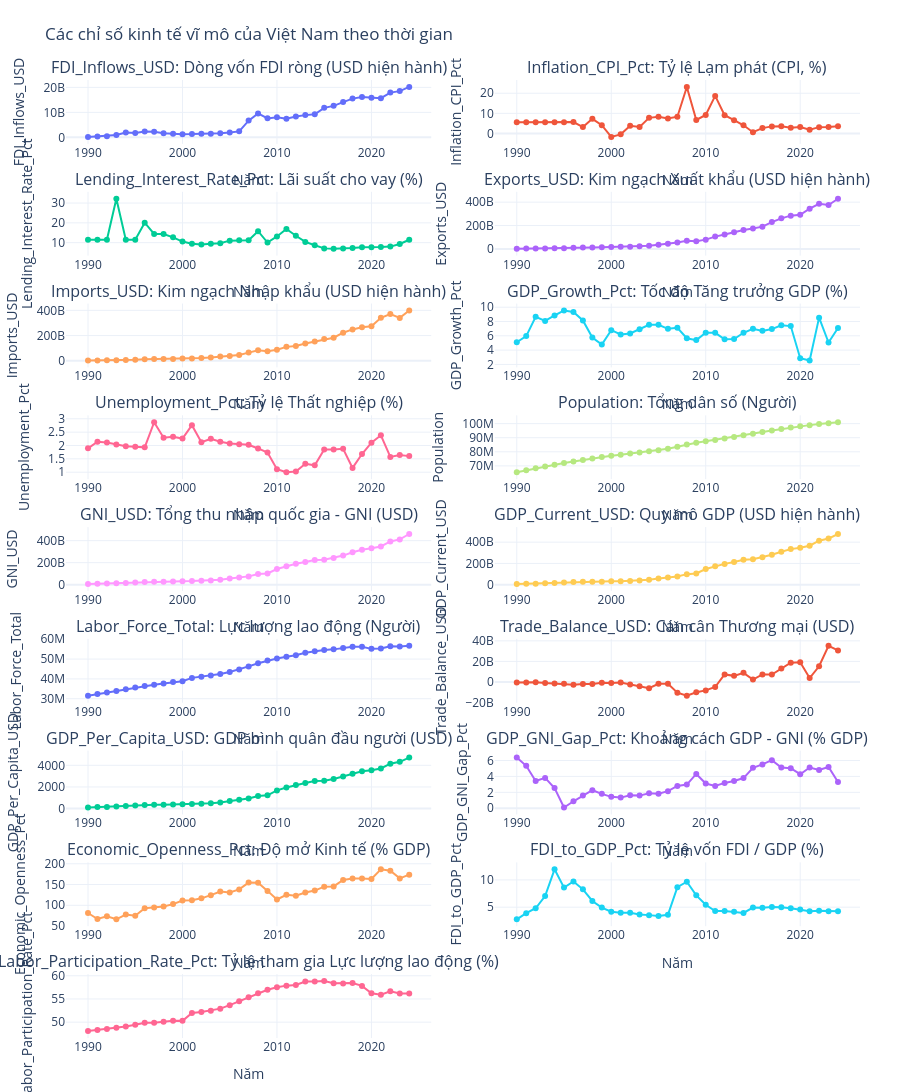

The notebook cell this image was saved under:
### Code cell
# Ve toan bo chi so theo thoi gian (Viet Nam)
file_path = "cleaned_data/VNM_macro_cleaned.csv"
df_all = pd.read_csv(file_path)

indicator_map = {
    "FDI_Inflows_USD": "Dòng vốn FDI ròng (USD hiện hành)",
    "Inflation_CPI_Pct": "Tỷ lệ Lạm phát (CPI, %)",
    "Lending_Interest_Rate_Pct": "Lãi suất cho vay (%)",
    "Exports_USD": "Kim ngạch Xuất khẩu (USD hiện hành)",
    "Imports_USD": "Kim ngạch Nhập khẩu (USD hiện hành)",
    "GDP_Growth_Pct": "Tốc độ Tăng trưởng GDP (%)",
    "Unemployment_Pct": "Tỷ lệ Thất nghiệp (%)",
    "Population": "Tổng dân số (Người)",
    "GNI_USD": "Tổng thu nhập quốc gia - GNI (USD)",
    "GDP_Current_USD": "Quy mô GDP (USD hiện hành)",
    "Labor_Force_Total": "Lực lượng lao động (Người)",
    "Trade_Balance_USD": "Cán cân Thương mại (USD)",
    "GDP_Per_Capita_USD": "GDP bình quân đầu người (USD)",
    "GDP_GNI_Gap_Pct": "Khoảng cách GDP - GNI (% GDP)",
    "Economic_Openness_Pct": "Độ mở Kinh tế (% GDP)",
    "FDI_to_GDP_Pct": "Tỷ lệ vốn FDI / GDP (%)",
    "Labor_Participation_Rate_Pct": "Tỷ lệ tham gia Lực lượng lao động (%)"
}

indicators = [col for col in indicator_map.keys() if col in df_all.columns]
cols = 2
rows = int(math.ceil(len(indicators) / cols))

fig = make_subplots(
    rows=rows, cols=cols,
    subplot_titles=[f"{col}: {indicator_map[col]}" for col in indicators],
    vertical_spacing=0.05,
    horizontal_spacing=0.08,
)

for i, col_name in enumerate(indicators):
    row = (i // cols) + 1
    col = (i % cols) + 1

    fig.add_trace(
        go.Scatter(
            x=df_all["Year"],
            y=df_all[col_name],
            mode="lines+markers",
            name=col_name,
            line=dict(width=2),
            hovertemplate="Nam: %{x}<br>Gia tri: %{y:,.2f}<extra></extra>",
            showlegend=False,
        ),
        row=row, col=col,
    )

    fig.update_xaxes(title_text="Năm", row=row, col=col)
    fig.update_yaxes(title_text=col_name, row=row, col=col)

fig.update_layout(
    height=300 * rows,
    title_text="Các chỉ số kinh tế vĩ mô của Việt Nam theo thời gian",
    template="plotly_white",
    margin=dict(l=60, r=40, t=80, b=40),
)

fig.show(config={"responsive": True})
fig.write_html("fig/VNM_Macro_Stats.html")

### Figure 1 — Plotly figure (JSON) as saved in the notebook; plotly's stock layout.template omitted (floating-point values rounded to 4 significant figures)
{"data": [{"hovertemplate": "Nam: %{x}<br>Gia tri: %{y:,.2f}<extra></extra>", "line": {"width": 2}, "mode": "lines+markers", "name": "FDI_Inflows_USD", "showlegend": false, "type": "scatter", "x": [1990, 1991, 1992, 1993, 1994, 1995, 1996, 1997, 1998, 1999, 2000, 2001, 2002, 2003, 2004, 2005, 2006, 2007, 2008, 2009, 2010, 2011, 2012, 2013, 2014, 2015, 2016, 2017, 2018, 2019, 2020, 2021, 2022, 2023, 2024], "xaxis": "x", "y": [180000000.0, 375200000.0, 473900000.0, 926300000.0, 1945000000.0, 1780000000.0, 2395000000.0, 2220000000.0, 1671000000.0, 1412000000.0, 1298000000.0, 1300000000.0, 1400000000.0, 1450000000.0, 1610000000.0, 1954000000.0, 2400000000.0, 6700000000.0, 9579000000.0, 7600000000.0, 8000000000.0, 7430000000.0, 8368000000.0, 8900000000.0, 9200000000.0, 11800000000.0, 12600000000.0, 14100000000.0, 15500000000.0, 16120000000.0, 15800000000.0, 15660000000.0, 17900000000.0, 18500000000.0, 20170000000.0], "yaxis": "y"}, {"hovertemplate": "Nam: %{x}<br>Gia tri: %{y:,.2f}<extra></extra>", "line": {"width": 2}, "mode": "lines+markers", "name": "Inflation_CPI_Pct", "showlegend": false, "type": "scatter", "x": [1990, 1991, 1992, 1993, 1994, 1995, 1996, 1997, 1998, 1999, 2000, 2001, 2002, 2003, 2004, 2005, 2006, 2007, 2008, 2009, 2010, 2011, 2012, 2013, 2014, 2015, 2016, 2017, 2018, 2019, 2020, 2021, 2022, 2023, 2024], "xaxis": "x2", "y": [5.611, 5.611, 5.611, 5.611, 5.611, 5.611, 5.675, 3.21, 7.266, 4.117, -1.71, -0.4315, 3.831, 3.235, 7.755, 8.285, 7.418, 8.344, 23.12, 6.717, 9.207, 18.68, 9.095, 6.593, 4.085, 0.6312, 2.668, 3.52, 3.54, 2.796, 3.221, 1.835, 3.157, 3.253, 3.621], "yaxis": "y2"}, {"hovertemplate": "Nam: %{x}<br>Gia tri: %{y:,.2f}<extra></extra>", "line": {"width": 2}, "mode": "lines+markers", "name": "Lending_Interest_Rate_Pct", "showlegend": false, "type": "scatter", "x": [1990, 1991, 1992, 1993, 1994, 1995, 1996, 1997, 1998, 1999, 2000, 2001, 2002, 2003, 2004, 2005, 2006, 2007, 2008, 2009, 2010, 2011, 2012, 2013, 2014, 2015, 2016, 2017, 2018, 2019, 2020, 2021, 2022, 2023, 2024], "xaxis": "x3", "y": [11.48, 11.48, 11.48, 32.18, 11.48, 11.48, 20.1, 14.42, 14.4, 12.7, 10.55, 9.42, 9.062, 9.48, 9.723, 11.03, 11.18, 11.18, 15.78, 10.07, 13.14, 16.95, 13.47, 10.37, 8.665, 7.117, 6.96, 7.067, 7.372, 7.707, 7.647, 7.811, 8.013, 9.323, 11.48], "yaxis": "y3"}, {"hovertemplate": "Nam: %{x}<br>Gia tri: %{y:,.2f}<extra></extra>", "line": {"width": 2}, "mode": "lines+markers", "name": "Exports_USD", "showlegend": false, "type": "scatter", "x": [1990, 1991, 1992, 1993, 1994, 1995, 1996, 1997, 1998, 1999, 2000, 2001, 2002, 2003, 2004, 2005, 2006, 2007, 2008, 2009, 2010, 2011, 2012, 2013, 2014, 2015, 2016, 2017, 2018, 2019, 2020, 2021, 2022, 2023, 2024], "xaxis": "x4", "y": [2332000000.0, 2972000000.0, 3428000000.0, 3786000000.0, 5540000000.0, 6804000000.0, 10080000000.0, 11570000000.0, 12200000000.0, 14330000000.0, 16810000000.0, 18000000000.0, 19190000000.0, 22420000000.0, 27130000000.0, 36710000000.0, 44940000000.0, 54590000000.0, 69720000000.0, 66370000000.0, 79750000000.0, 105600000000.0, 124100000000.0, 142800000000.0, 162500000000.0, 174500000000.0, 190500000000.0, 230000000000.0, 261800000000.0, 284700000000.0, 292500000000.0, 343900000000.0, 386200000000.0, 375100000000.0, 429500000000.0], "yaxis": "y4"}, {"hovertemplate": "Nam: %{x}<br>Gia tri: %{y:,.2f}<extra></extra>", "line": {"width": 2}, "mode": "lines+markers", "name": "Imports_USD", "showlegend": false, "type": "scatter", "x": [1990, 1991, 1992, 1993, 1994, 1995, 1996, 1997, 1998, 1999, 2000, 2001, 2002, 2003, 2004, 2005, 2006, 2007, 2008, 2009, 2010, 2011, 2012, 2013, 2014, 2015, 2016, 2017, 2018, 2019, 2020, 2021, 2022, 2023, 2024], "xaxis": "x5", "y": [2930000000.0, 3464000000.0, 3831000000.0, 4941000000.0, 7078000000.0, 8690000000.0, 12780000000.0, 13760000000.0, 14190000000.0, 15150000000.0, 17920000000.0, 18600000000.0, 21720000000.0, 26760000000.0, 33290000000.0, 38620000000.0, 46860000000.0, 65100000000.0, 83250000000.0, 76430000000.0, 88030000000.0, 110600000000.0, 116900000000.0, 136900000000.0, 153600000000.0, 172200000000.0, 183300000000.0, 222900000000.0, 248800000000.0, 266000000000.0, 273400000000.0, 340200000000.0, 371000000000.0, 339900000000.0, 398800000000.0], "yaxis": "y5"}, {"hovertemplate": "Nam: %{x}<br>Gia tri: %{y:,.2f}<extra></extra>", "line": {"width": 2}, "mode": "lines+markers", "name": "GDP_Growth_Pct", "showlegend": false, "type": "scatter", "x": [1990, 1991, 1992, 1993, 1994, 1995, 1996, 1997, 1998, 1999, 2000, 2001, 2002, 2003, 2004, 2005, 2006, 2007, 2008, 2009, 2010, 2011, 2012, 2013, 2014, 2015, 2016, 2017, 2018, 2019, 2020, 2021, 2022, 2023, 2024], "xaxis": "x6", "y": [5.101, 5.961, 8.646, 8.073, 8.839, 9.54, 9.34, 8.152, 5.764, 4.774, 6.787, 6.193, 6.321, 6.899, 7.536, 7.547, 6.978, 7.13, 5.662, 5.398, 6.423, 6.413, 5.505, 5.554, 6.422, 6.987, 6.69, 6.94, 7.465, 7.359, 2.865, 2.554, 8.538, 5.065, 7.091], "yaxis": "y6"}, {"hovertemplate": "Nam: %{x}<br>Gia tri: %{y:,.2f}<extra></extra>", "line": {"width": 2}, "mode": "lines+markers", "name": "Unemployment_Pct", "showlegend": false, "type": "scatter", "x": [1990, 1991, 1992, 1993, 1994, 1995, 1996, 1997, 1998, 1999, 2000, 2001, 2002, 2003, 2004, 2005, 2006, 2007, 2008, 2009, 2010, 2011, 2012, 2013, 2014, 2015, 2016, 2017, 2018, 2019, 2020, 2021, 2022, 2023, 2024], "xaxis": "x7", "y": [1.893, 2.14, 2.109, 2.037, 1.972, 1.955, 1.93, 2.87, 2.29, 2.33, 2.26, 2.76, 2.12, 2.25, 2.14, 2.078, 2.046, 2.026, 1.889, 1.737, 1.114, 0.999, 1.027, 1.316, 1.256, 1.848, 1.848, 1.874, 1.161, 1.681, 2.103, 2.383, 1.57, 1.645, 1.602], "yaxis": "y7"}, {"hovertemplate": "Nam: %{x}<br>Gia tri: %{y:,.2f}<extra></extra>", "line": {"width": 2}, "mode": "lines+markers", "name": "Population", "showlegend": false, "type": "scatter", "x": [1990, 1991, 1992, 1993, 1994, 1995, 1996, 1997, 1998, 1999, 2000, 2001, 2002, 2003, 2004, 2005, 2006, 2007, 2008, 2009, 2010, 2011, 2012, 2013, 2014, 2015, 2016, 2017, 2018, 2019, 2020, 2021, 2022, 2023, 2024], "xaxis": "x8", "y": [65500000.0, 66890000.0, 68260000.0, 69590000.0, 70850000.0, 72050000.0, 73160000.0, 74230000.0, 75300000.0, 76290000.0, 77150000.0, 77970000.0, 78770000.0, 79560000.0, 80340000.0, 81090000.0, 82170000.0, 83630000.0, 85180000.0, 86460000.0, 87460000.0, 88470000.0, 89510000.0, 90570000.0, 91680000.0, 92820000.0, 94000000.0, 95180000.0, 96240000.0, 97170000.0, 98080000.0, 98940000.0, 99680000.0, 100400000.0, 101000000.0], "yaxis": "y8"}, {"hovertemplate": "Nam: %{x}<br>Gia tri: %{y:,.2f}<extra></extra>", "line": {"width": 2}, "mode": "lines+markers", "name": "GNI_USD", "showlegend": false, "type": "scatter", "x": [1990, 1991, 1992, 1993, 1994, 1995, 1996, 1997, 1998, 1999, 2000, 2001, 2002, 2003, 2004, 2005, 2006, 2007, 2008, 2009, 2010, 2011, 2012, 2013, 2014, 2015, 2016, 2017, 2018, 2019, 2020, 2021, 2022, 2023, 2024], "xaxis": "x9", "y": [6060000000.0, 9101000000.0, 9530000000.0, 12680000000.0, 15870000000.0, 20720000000.0, 24440000000.0, 26410000000.0, 26590000000.0, 28160000000.0, 30730000000.0, 32250000000.0, 34490000000.0, 38920000000.0, 44580000000.0, 56580000000.0, 64950000000.0, 75240000000.0, 96180000000.0, 101400000000.0, 142600000000.0, 167800000000.0, 189400000000.0, 206400000000.0, 224600000000.0, 227100000000.0, 243000000000.0, 264400000000.0, 294300000000.0, 317600000000.0, 331800000000.0, 347700000000.0, 393500000000.0, 411400000000.0, 460700000000.0], "yaxis": "y9"}, {"hovertemplate": "Nam: %{x}<br>Gia tri: %{y:,.2f}<extra></extra>", "line": {"width": 2}, "mode": "lines+markers", "name": "GDP_Current_USD", "showlegend": false, "type": "scatter", "x": [1990, 1991, 1992, 1993, 1994, 1995, 1996, 1997, 1998, 1999, 2000, 2001, 2002, 2003, 2004, 2005, 2006, 2007, 2008, 2009, 2010, 2011, 2012, 2013, 2014, 2015, 2016, 2017, 2018, 2019, 2020, 2021, 2022, 2023, 2024], "xaxis": "x10", "y": [6472000000.0, 9613000000.0, 9867000000.0, 13180000000.0, 16290000000.0, 20740000000.0, 24660000000.0, 26840000000.0, 27210000000.0, 28680000000.0, 31170000000.0, 32690000000.0, 35060000000.0, 39550000000.0, 45430000000.0, 57630000000.0, 66370000000.0, 77410000000.0, 99130000000.0, 106000000000.0, 147200000000.0, 172600000000.0, 195600000000.0, 213700000000.0, 233500000000.0, 239300000000.0, 257100000000.0, 281400000000.0, 310100000000.0, 334400000000.0, 346600000000.0, 366500000000.0, 413400000000.0, 433900000000.0, 476400000000.0], "yaxis": "y10"}, {"hovertemplate": "Nam: %{x}<br>Gia tri: %{y:,.2f}<extra></extra>", "line": {"width": 2}, "mode": "lines+markers", "name": "Labor_Force_Total", "showlegend": false, "type": "scatter", "x": [1990, 1991, 1992, 1993, 1994, 1995, 1996, 1997, 1998, 1999, 2000, 2001, 2002, 2003, 2004, 2005, 2006, 2007, 2008, 2009, 2010, 2011, 2012, 2013, 2014, 2015, 2016, 2017, 2018, 2019, 2020, 2021, 2022, 2023, 2024], "xaxis": "x11", "y": [31500000.0, 32320000.0, 33120000.0, 33940000.0, 34770000.0, 35610000.0, 36470000.0, 37020000.0, 37710000.0, 38380000.0, 38790000.0, 40510000.0, 41100000.0, 41750000.0, 42510000.0, 43510000.0, 44780000.0, 46300000.0, 47890000.0, 49270000.0, 50300000.0, 51200000.0, 51920000.0, 53210000.0, 53890000.0, 54630000.0, 54890000.0, 55530000.0, 56240000.0, 56180000.0, 55150000.0, 55300000.0, 56480000.0, 56380000.0, 56700000.0], "yaxis": "y11"}, {"hovertemplate": "Nam: %{x}<br>Gia tri: %{y:,.2f}<extra></extra>", "line": {"width": 2}, "mode": "lines+markers", "name": "Trade_Balance_USD", "showlegend": false, "type": "scatter", "x": [1990, 1991, 1992, 1993, 1994, 1995, 1996, 1997, 1998, 1999, 2000, 2001, 2002, 2003, 2004, 2005, 2006, 2007, 2008, 2009, 2010, 2011, 2012, 2013, 2014, 2015, 2016, 2017, 2018, 2019, 2020, 2021, 2022, 2023, 2024], "xaxis": "x12", "y": [-597900000.0, -491900000.0, -403100000.0, -1156000000.0, -1539000000.0, -1886000000.0, -2705000000.0, -2185000000.0, -1988000000.0, -818900000.0, -1114000000.0, -598800000.0, -2531000000.0, -4343000000.0, -6157000000.0, -1911000000.0, -1911000000.0, -10500000000.0, -13530000000.0, -10060000000.0, -8282000000.0, -5006000000.0, 7283000000.0, 5887000000.0, 8840000000.0, 2229000000.0, 7212000000.0, 7160000000.0, 12970000000.0, 18760000000.0, 19120000000.0, 3755000000.0, 15240000000.0, 35220000000.0, 30710000000.0], "yaxis": "y12"}, {"hovertemplate": "Nam: %{x}<br>Gia tri: %{y:,.2f}<extra></extra>", "line": {"width": 2}, "mode": "lines+markers", "name": "GDP_Per_Capita_USD", "showlegend": false, "type": "scatter", "x": [1990, 1991, 1992, 1993, 1994, 1995, 1996, 1997, 1998, 1999, 2000, 2001, 2002, 2003, 2004, 2005, 2006, 2007, 2008, 2009, 2010, 2011, 2012, 2013, 2014, 2015, 2016, 2017, 2018, 2019, 2020, 2021, 2022, 2023, 2024], "xaxis": "x13", "y": [98.8, 143.7, 144.5, 189.4, 229.9, 287.8, 337.1, 361.6, 361.4, 376.0, 404.0, 419.2, 445.1, 497.1, 565.5, 710.7, 807.8, 925.6, 1164.0, 1226.0, 1683.0, 1951.0, 2185.0, 2360.0, 2546.0, 2578.0, 2735.0, 2956.0, 3222.0, 3441.0, 3534.0, 3704.0, 4148.0, 4323.0, 4717.0], "yaxis": "y13"}, {"hovertemplate": "Nam: %{x}<br>Gia tri: %{y:,.2f}<extra></extra>", "line": {"width": 2}, "mode": "lines+markers", "name": "GDP_GNI_Gap_Pct", "showlegend": false, "type": "scatter", "x": [1990, 1991, 1992, 1993, 1994, 1995, 1996, 1997, 1998, 1999, 2000, 2001, 2002, 2003, 2004, 2005, 2006, 2007, 2008, 2009, 2010, 2011, 2012, 2013, 2014, 2015, 2016, 2017, 2018, 2019, 2020, 2021, 2022, 2023, 2024], "xaxis": "x14", "y": [6.366, 5.328, 3.415, 3.811, 2.53, 0.09393, 0.8756, 1.602, 2.266, 1.813, 1.433, 1.338, 1.625, 1.59, 1.873, 1.836, 2.149, 2.804, 2.975, 4.307, 3.103, 2.801, 3.185, 3.433, 3.789, 5.075, 5.501, 6.041, 5.102, 5.024, 4.275, 5.116, 4.817, 5.178, 3.294], "yaxis": "y14"}, {"hovertemplate": "Nam: %{x}<br>Gia tri: %{y:,.2f}<extra></extra>", "line": {"width": 2}, "mode": "lines+markers", "name": "Economic_Openness_Pct", "showlegend": false, "type": "scatter", "x": [1990, 1991, 1992, 1993, 1994, 1995, 1996, 1997, 1998, 1999, 2000, 2001, 2002, 2003, 2004, 2005, 2006, 2007, 2008, 2009, 2010, 2011, 2012, 2013, 2014, 2015, 2016, 2017, 2018, 2019, 2020, 2021, 2022, 2023, 2024], "xaxis": "x15", "y": [81.32, 66.95, 73.58, 66.21, 77.47, 74.72, 92.71, 94.34, 97.0, 102.8, 111.4, 112.0, 116.7, 124.3, 133.0, 130.7, 138.3, 154.6, 154.3, 134.7, 114.0, 125.3, 123.2, 130.8, 135.4, 144.9, 145.4, 161.0, 164.7, 164.7, 163.2, 186.7, 183.2, 164.8, 173.9], "yaxis": "y15"}, {"hovertemplate": "Nam: %{x}<br>Gia tri: %{y:,.2f}<extra></extra>", "line": {"width": 2}, "mode": "lines+markers", "name": "FDI_to_GDP_Pct", "showlegend": false, "type": "scatter", "x": [1990, 1991, 1992, 1993, 1994, 1995, 1996, 1997, 1998, 1999, 2000, 2001, 2002, 2003, 2004, 2005, 2006, 2007, 2008, 2009, 2010, 2011, 2012, 2013, 2014, 2015, 2016, 2017, 2018, 2019, 2020, 2021, 2022, 2023, 2024], "xaxis": "x16", "y": [2.781, 3.903, 4.803, 7.028, 11.94, 8.586, 9.713, 8.27, 6.141, 4.923, 4.164, 3.977, 3.993, 3.666, 3.544, 3.39, 3.616, 8.655, 9.663, 7.169, 5.435, 4.305, 4.278, 4.165, 3.941, 4.932, 4.901, 5.011, 4.998, 4.821, 4.558, 4.273, 4.329, 4.264, 4.234], "yaxis": "y16"}, {"hovertemplate": "Nam: %{x}<br>Gia tri: %{y:,.2f}<extra></extra>", "line": {"width": 2}, "mode": "lines+markers", "name": "Labor_Participation_Rate_Pct", "showlegend": false, "type": "scatter", "x": [1990, 1991, 1992, 1993, 1994, 1995, 1996, 1997, 1998, 1999, 2000, 2001, 2002, 2003, 2004, 2005, 2006, 2007, 2008, 2009, 2010, 2011, 2012, 2013, 2014, 2015, 2016, 2017, 2018, 2019, 2020, 2021, 2022, 2023, 2024], "xaxis": "x17", "y": [48.08, 48.32, 48.51, 48.77, 49.07, 49.42, 49.85, 49.87, 50.08, 50.32, 50.28, 51.96, 52.18, 52.47, 52.91, 53.66, 54.5, 55.36, 56.23, 56.98, 57.52, 57.87, 58.0, 58.75, 58.78, 58.85, 58.39, 58.35, 58.43, 57.81, 56.23, 55.9, 56.66, 56.18, 56.15], "yaxis": "y17"}], "layout": {"annotations": [{"font": {"size": 16}, "showarrow": false, "text": "FDI_Inflows_USD: Dòng vốn FDI ròng (USD hiện hành)", "x": 0.23, "xanchor": "center", "xref": "paper", "y": 1, "yanchor": "bottom", "yref": "paper"}, {"font": {"size": 16}, "showarrow": false, "text": "Inflation_CPI_Pct: Tỷ lệ Lạm phát (CPI, %)", "x": 0.77, "xanchor": "center", "xref": "paper", "y": 1, "yanchor": "bottom", "yref": "paper"}, {"font": {"size": 16}, "showarrow": false, "text": "Lending_Interest_Rate_Pct: Lãi suất cho vay (%)", "x": 0.23, "xanchor": "center", "xref": "paper", "y": 0.8833, "yanchor": "bottom", "yref": "paper"}, {"font": {"size": 16}, "showarrow": false, "text": "Exports_USD: Kim ngạch Xuất khẩu (USD hiện hành)", "x": 0.77, "xanchor": "center", "xref": "paper", "y": 0.8833, "yanchor": "bottom", "yref": "paper"}, {"font": {"size": 16}, "showarrow": false, "text": "Imports_USD: Kim ngạch Nhập khẩu (USD hiện hành)", "x": 0.23, "xanchor": "center", "xref": "paper", "y": 0.7667, "yanchor": "bottom", "yref": "paper"}, {"font": {"size": 16}, "showarrow": false, "text": "GDP_Growth_Pct: Tốc độ Tăng trưởng GDP (%)", "x": 0.77, "xanchor": "center", "xref": "paper", "y": 0.7667, "yanchor": "bottom", "yref": "paper"}, {"font": {"size": 16}, "showarrow": false, "text": "Unemployment_Pct: Tỷ lệ Thất nghiệp (%)", "x": 0.23, "xanchor": "center", "xref": "paper", "y": 0.65, "yanchor": "bottom", "yref": "paper"}, {"font": {"size": 16}, "showarrow": false, "text": "Population: Tổng dân số (Người)", "x": 0.77, "xanchor": "center", "xref": "paper", "y": 0.65, "yanchor": "bottom", "yref": "paper"}, {"font": {"size": 16}, "showarrow": false, "text": "GNI_USD: Tổng thu nhập quốc gia - GNI (USD)", "x": 0.23, "xanchor": "center", "xref": "paper", "y": 0.5333, "yanchor": "bottom", "yref": "paper"}, {"font": {"size": 16}, "showarrow": false, "text": "GDP_Current_USD: Quy mô GDP (USD hiện hành)", "x": 0.77, "xanchor": "center", "xref": "paper", "y": 0.5333, "yanchor": "bottom", "yref": "paper"}, {"font": {"size": 16}, "showarrow": false, "text": "Labor_Force_Total: Lực lượng lao động (Người)", "x": 0.23, "xanchor": "center", "xref": "paper", "y": 0.4167, "yanchor": "bottom", "yref": "paper"}, {"font": {"size": 16}, "showarrow": false, "text": "Trade_Balance_USD: Cán cân Thương mại (USD)", "x": 0.77, "xanchor": "center", "xref": "paper", "y": 0.4167, "yanchor": "bottom", "yref": "paper"}, {"font": {"size": 16}, "showarrow": false, "text": "GDP_Per_Capita_USD: GDP bình quân đầu người (USD)", "x": 0.23, "xanchor": "center", "xref": "paper", "y": 0.3, "yanchor": "bottom", "yref": "paper"}, {"font": {"size": 16}, "showarrow": false, "text": "GDP_GNI_Gap_Pct: Khoảng cách GDP - GNI (% GDP)", "x": 0.77, "xanchor": "center", "xref": "paper", "y": 0.3, "yanchor": "bottom", "yref": "paper"}, {"font": {"size": 16}, "showarrow": false, "text": "Economic_Openness_Pct: Độ mở Kinh tế (% GDP)", "x": 0.23, "xanchor": "center", "xref": "paper", "y": 0.1833, "yanchor": "bottom", "yref": "paper"}, {"font": {"size": 16}, "showarrow": false, "text": "FDI_to_GDP_Pct: Tỷ lệ vốn FDI / GDP (%)", "x": 0.77, "xanchor": "center", "xref": "paper", "y": 0.1833, "yanchor": "bottom", "yref": "paper"}, {"font": {"size": 16}, "showarrow": false, "text": "Labor_Participation_Rate_Pct: Tỷ lệ tham gia Lực lượng lao động (%)", "x": 0.23, "xanchor": "center", "xref": "paper", "y": 0.06667, "yanchor": "bottom", "yref": "paper"}], "height": 2700, "margin": {"b": 40, "l": 60, "r": 40, "t": 80}, "title": {"text": "Các chỉ số kinh tế vĩ mô của Việt Nam theo thời gian"}, "xaxis": {"anchor": "y", "domain": [0, 0.46], "title": {"text": "Năm"}}, "xaxis10": {"anchor": "y10", "domain": [0.54, 1], "title": {"text": "Năm"}}, "xaxis11": {"anchor": "y11", "domain": [0, 0.46], "title": {"text": "Năm"}}, "xaxis12": {"anchor": "y12", "domain": [0.54, 1], "title": {"text": "Năm"}}, "xaxis13": {"anchor": "y13", "domain": [0, 0.46], "title": {"text": "Năm"}}, "xaxis14": {"anchor": "y14", "domain": [0.54, 1], "title": {"text": "Năm"}}, "xaxis15": {"anchor": "y15", "domain": [0, 0.46], "title": {"text": "Năm"}}, "xaxis16": {"anchor": "y16", "domain": [0.54, 1], "title": {"text": "Năm"}}, "xaxis17": {"anchor": "y17", "domain": [0, 0.46], "title": {"text": "Năm"}}, "xaxis18": {"anchor": "y18", "domain": [0.54, 1]}, "xaxis2": {"anchor": "y2", "domain": [0.54, 1], "title": {"text": "Năm"}}, "xaxis3": {"anchor": "y3", "domain": [0, 0.46], "title": {"text": "Năm"}}, "xaxis4": {"anchor": "y4", "domain": [0.54, 1], "title": {"text": "Năm"}}, "xaxis5": {"anchor": "y5", "domain": [0, 0.46], "title": {"text": "Năm"}}, "xaxis6": {"anchor": "y6", "domain": [0.54, 1], "title": {"text": "Năm"}}, "xaxis7": {"anchor": "y7", "domain": [0, 0.46], "title": {"text": "Năm"}}, "xaxis8": {"anchor": "y8", "domain": [0.54, 1], "title": {"text": "Năm"}}, "xaxis9": {"anchor": "y9", "domain": [0, 0.46], "title": {"text": "Năm"}}, "yaxis": {"anchor": "x", "domain": [0.9333, 1], "title": {"text": "FDI_Inflows_USD"}}, "yaxis10": {"anchor": "x10", "domain": [0.4667, 0.5333], "title": {"text": "GDP_Current_USD"}}, "yaxis11": {"anchor": "x11", "domain": [0.35, 0.4167], "title": {"text": "Labor_Force_Total"}}, "yaxis12": {"anchor": "x12", "domain": [0.35, 0.4167], "title": {"text": "Trade_Balance_USD"}}, "yaxis13": {"anchor": "x13", "domain": [0.2333, 0.3], "title": {"text": "GDP_Per_Capita_USD"}}, "yaxis14": {"anchor": "x14", "domain": [0.2333, 0.3], "title": {"text": "GDP_GNI_Gap_Pct"}}, "yaxis15": {"anchor": "x15", "domain": [0.1167, 0.1833], "title": {"text": "Economic_Openness_Pct"}}, "yaxis16": {"anchor": "x16", "domain": [0.1167, 0.1833], "title": {"text": "FDI_to_GDP_Pct"}}, "yaxis17": {"anchor": "x17", "domain": [0, 0.06667], "title": {"text": "Labor_Participation_Rate_Pct"}}, "yaxis18": {"anchor": "x18", "domain": [0, 0.06667]}, "yaxis2": {"anchor": "x2", "domain": [0.9333, 1], "title": {"text": "Inflation_CPI_Pct"}}, "yaxis3": {"anchor": "x3", "domain": [0.8167, 0.8833], "title": {"text": "Lending_Interest_Rate_Pct"}}, "yaxis4": {"anchor": "x4", "domain": [0.8167, 0.8833], "title": {"text": "Exports_USD"}}, "yaxis5": {"anchor": "x5", "domain": [0.7, 0.7667], "title": {"text": "Imports_USD"}}, "yaxis6": {"anchor": "x6", "domain": [0.7, 0.7667], "title": {"text": "GDP_Growth_Pct"}}, "yaxis7": {"anchor": "x7", "domain": [0.5833, 0.65], "title": {"text": "Unemployment_Pct"}}, "yaxis8": {"anchor": "x8", "domain": [0.5833, 0.65], "title": {"text": "Population"}}, "yaxis9": {"anchor": "x9", "domain": [0.4667, 0.5333], "title": {"text": "GNI_USD"}}}}
